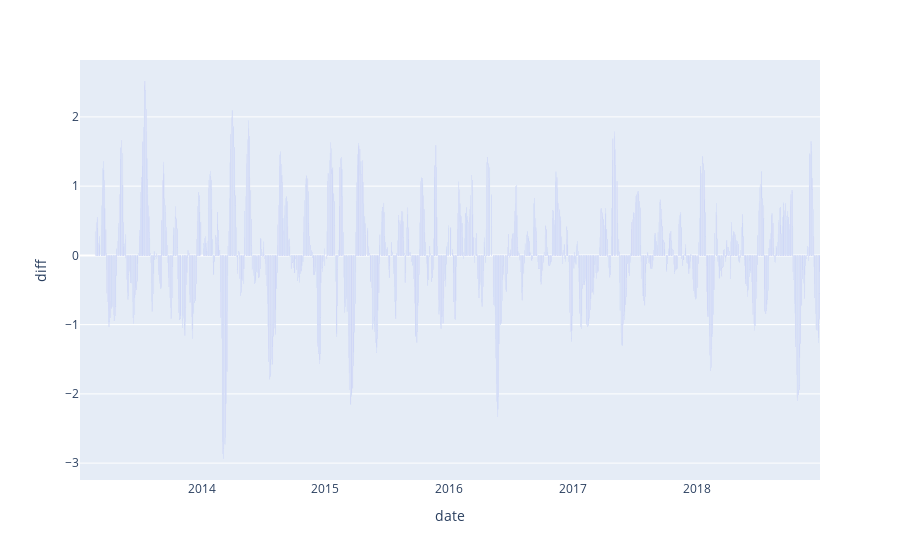

Here is the notebook cell this chart was saved with:
### Code cell
MACD = MACD(gazp_daily.close)
MACD_result = pd.DataFrame({'macd': MACD.macd(),
                            'diff': MACD.macd_diff(),
                            'signal': MACD.macd_signal()})

fig = px.bar(MACD_result, x=MACD_result.index, y=MACD_result['diff'])
fig.show()

### Figure 1 — Plotly figure (JSON) as saved in the notebook; plotly's stock layout.template omitted (floating-point values rounded to 4 significant figures; data arrays with more than 128 entries replaced by an {"elided": "..."} marker saying what was removed)
{"data": [{"alignmentgroup": "True", "hovertemplate": "date=%{x}<br>diff=%{y}<extra></extra>", "legendgroup": "", "marker": {"color": "#636efa"}, "name": "", "offsetgroup": "", "orientation": "v", "showlegend": false, "textposition": "auto", "type": "bar", "x": {"elided": "1508 str values"}, "xaxis": "x", "y": {"elided": "1508 float values"}, "yaxis": "y"}], "layout": {"autosize": true, "barmode": "relative", "legend": {"tracegroupgap": 0}, "margin": {"t": 60}, "xaxis": {"anchor": "y", "autorange": true, "domain": [0, 1], "range": ["2013-01-07 12:00", "2018-12-29 12:00"], "title": {"text": "date"}, "type": "date"}, "yaxis": {"anchor": "x", "autorange": true, "domain": [0, 1], "range": [-3.244, 2.822], "title": {"text": "diff"}, "type": "linear"}}}
